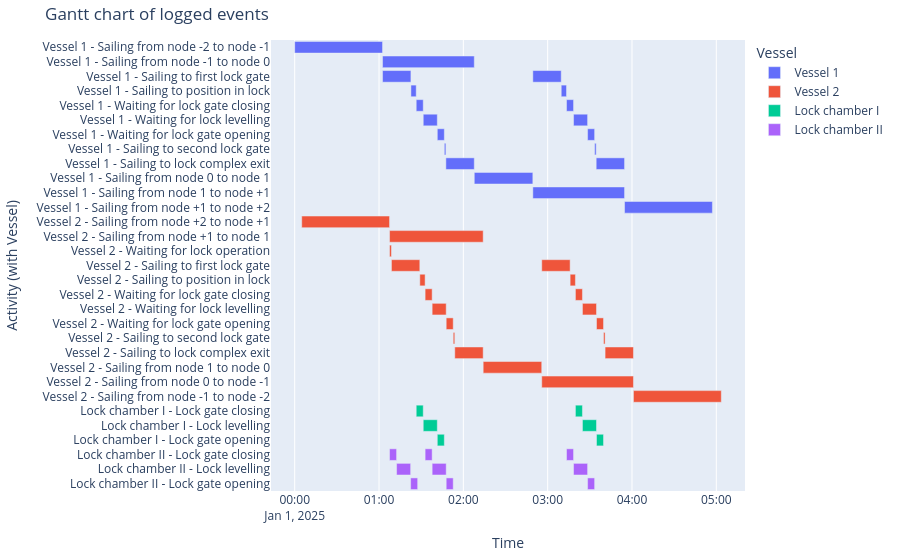

Notebook code for this chart:
### Markdown cell above
#### Gantt chart of event table
Combining these logbooks with the ones of the vessels results in a rather interesting Gantt chart.

### Code cell
df_eventtable = logbook2eventtable([*vessels, lock_complex_I.lock_chambers['Lock chamber I'], lock_complex_II.lock_chambers['Lock chamber II']])
fig = generate_vessel_gantt_chart(df_eventtable)

### Figure 1 — Plotly figure (JSON) as saved in the notebook; plotly's stock layout.template omitted (floating-point values rounded to 4 significant figures)
{"data": [{"base": ["2025-01-01T00:00:00.000000", "2025-01-01T01:02:30.000000", "2025-01-01T01:02:30.000000", "2025-01-01T01:22:42.000000", "2025-01-01T01:26:28.000000", "2025-01-01T01:31:28.000000", "2025-01-01T01:41:28.000000", "2025-01-01T01:46:28.000000", "2025-01-01T01:47:34.000000", "2025-01-01T02:07:47.000000", "2025-01-01T02:49:27.000000", "2025-01-01T02:49:27.000000", "2025-01-01T03:09:39.000000", "2025-01-01T03:13:25.000000", "2025-01-01T03:18:25.000000", "2025-01-01T03:28:25.000000", "2025-01-01T03:33:25.000000", "2025-01-01T03:34:31.000000", "2025-01-01T03:54:43.000000"], "hovertemplate": "object name=Vessel 1<br>start time=%{base}<br>stop time=%{x}<br>activity label=%{y}<extra></extra>", "legendgroup": "Vessel 1", "marker": {"color": "#636efa", "pattern": {"shape": ""}}, "name": "Vessel 1", "orientation": "h", "showlegend": true, "textposition": "auto", "type": "bar", "x": [3750000, 3917000, 1212000, 226000, 300000, 600000, 300000, 66000, 1213000, 2500000, 3916000, 1212000, 226000, 300000, 600000, 300000, 66000, 1212000, 3750000], "xaxis": "x", "y": ["Vessel 1 - Sailing from node -2 to node -1", "Vessel 1 - Sailing from node -1 to node 0", "Vessel 1 - Sailing to first lock gate", "Vessel 1 - Sailing to position in lock", "Vessel 1 - Waiting for lock gate closing", "Vessel 1 - Waiting for lock levelling", "Vessel 1 - Waiting for lock gate opening", "Vessel 1 - Sailing to second lock gate", "Vessel 1 - Sailing to lock complex exit", "Vessel 1 - Sailing from node 0 to node 1", "Vessel 1 - Sailing from node 1 to node +1", "Vessel 1 - Sailing to first lock gate", "Vessel 1 - Sailing to position in lock", "Vessel 1 - Waiting for lock gate closing", "Vessel 1 - Waiting for lock levelling", "Vessel 1 - Waiting for lock gate opening", "Vessel 1 - Sailing to second lock gate", "Vessel 1 - Sailing to lock complex exit", "Vessel 1 - Sailing from node +1 to node +2"], "yaxis": "y"}, {"base": ["2025-01-01T00:05:00.000000", "2025-01-01T01:07:30.000000", "2025-01-01T01:07:30.000000", "2025-01-01T01:08:50.000000", "2025-01-01T01:29:02.000000", "2025-01-01T01:32:48.000000", "2025-01-01T01:37:48.000000", "2025-01-01T01:47:48.000000", "2025-01-01T01:52:48.000000", "2025-01-01T01:53:54.000000", "2025-01-01T02:14:07.000000", "2025-01-01T02:55:47.000000", "2025-01-01T02:55:47.000000", "2025-01-01T03:15:59.000000", "2025-01-01T03:19:45.000000", "2025-01-01T03:24:45.000000", "2025-01-01T03:34:45.000000", "2025-01-01T03:39:45.000000", "2025-01-01T03:40:51.000000", "2025-01-01T04:01:03.000000"], "hovertemplate": "object name=Vessel 2<br>start time=%{base}<br>stop time=%{x}<br>activity label=%{y}<extra></extra>", "legendgroup": "Vessel 2", "marker": {"color": "#EF553B", "pattern": {"shape": ""}}, "name": "Vessel 2", "orientation": "h", "showlegend": true, "textposition": "auto", "type": "bar", "x": [3750000, 3997000, 80000, 1212000, 226000, 300000, 600000, 300000, 66000, 1213000, 2500000, 3916000, 1212000, 226000, 300000, 600000, 300000, 66000, 1212000, 3750000], "xaxis": "x", "y": ["Vessel 2 - Sailing from node +2 to node +1", "Vessel 2 - Sailing from node +1 to node 1", "Vessel 2 - Waiting for lock operation", "Vessel 2 - Sailing to first lock gate", "Vessel 2 - Sailing to position in lock", "Vessel 2 - Waiting for lock gate closing", "Vessel 2 - Waiting for lock levelling", "Vessel 2 - Waiting for lock gate opening", "Vessel 2 - Sailing to second lock gate", "Vessel 2 - Sailing to lock complex exit", "Vessel 2 - Sailing from node 1 to node 0", "Vessel 2 - Sailing from node 0 to node -1", "Vessel 2 - Sailing to first lock gate", "Vessel 2 - Sailing to position in lock", "Vessel 2 - Waiting for lock gate closing", "Vessel 2 - Waiting for lock levelling", "Vessel 2 - Waiting for lock gate opening", "Vessel 2 - Sailing to second lock gate", "Vessel 2 - Sailing to lock complex exit", "Vessel 2 - Sailing from node -1 to node -2"], "yaxis": "y"}, {"base": ["2025-01-01T01:26:28.000000", "2025-01-01T01:31:28.000000", "2025-01-01T01:41:28.000000", "2025-01-01T03:19:45.000000", "2025-01-01T03:24:45.000000", "2025-01-01T03:34:45.000000"], "hovertemplate": "object name=Lock chamber I<br>start time=%{base}<br>stop time=%{x}<br>activity label=%{y}<extra></extra>", "legendgroup": "Lock chamber I", "marker": {"color": "#00cc96", "pattern": {"shape": ""}}, "name": "Lock chamber I", "orientation": "h", "showlegend": true, "textposition": "auto", "type": "bar", "x": [300000, 600000, 300000, 300000, 600000, 300000], "xaxis": "x", "y": ["Lock chamber I - Lock gate closing", "Lock chamber I - Lock levelling", "Lock chamber I - Lock gate opening", "Lock chamber I - Lock gate closing", "Lock chamber I - Lock levelling", "Lock chamber I - Lock gate opening"], "yaxis": "y"}, {"base": ["2025-01-01T01:07:30.000000", "2025-01-01T01:12:30.000000", "2025-01-01T01:22:30.000000", "2025-01-01T01:32:48.000000", "2025-01-01T01:37:48.000000", "2025-01-01T01:47:48.000000", "2025-01-01T03:13:25.000000", "2025-01-01T03:18:25.000000", "2025-01-01T03:28:25.000000"], "hovertemplate": "object name=Lock chamber II<br>start time=%{base}<br>stop time=%{x}<br>activity label=%{y}<extra></extra>", "legendgroup": "Lock chamber II", "marker": {"color": "#ab63fa", "pattern": {"shape": ""}}, "name": "Lock chamber II", "orientation": "h", "showlegend": true, "textposition": "auto", "type": "bar", "x": [300000, 600000, 300000, 300000, 600000, 300000, 300000, 600000, 300000], "xaxis": "x", "y": ["Lock chamber II - Lock gate closing", "Lock chamber II - Lock levelling", "Lock chamber II - Lock gate opening", "Lock chamber II - Lock gate closing", "Lock chamber II - Lock levelling", "Lock chamber II - Lock gate opening", "Lock chamber II - Lock gate closing", "Lock chamber II - Lock levelling", "Lock chamber II - Lock gate opening"], "yaxis": "y"}], "layout": {"barmode": "overlay", "legend": {"title": {"text": "Vessel"}, "tracegroupgap": 0}, "margin": {"b": 20, "l": 20, "r": 20, "t": 40}, "title": {"text": "Gantt chart of logged events"}, "xaxis": {"anchor": "y", "domain": [0, 1], "title": {"text": "Time"}, "type": "date"}, "yaxis": {"anchor": "x", "autorange": "reversed", "domain": [0, 1], "title": {"text": "Activity (with Vessel)"}}}}
